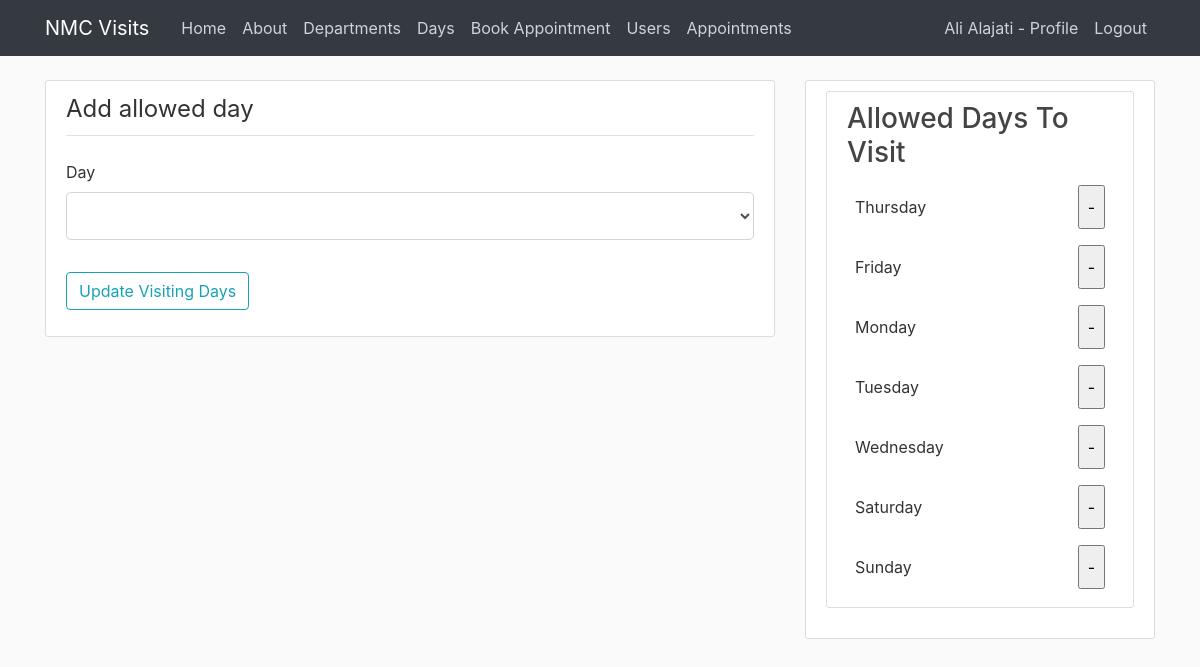
The page /allowedDaysToVisit (signed in) on the database its author committed.
### nmcvisits/models.py (models this page shows, shortened)
class User(db.Model, UserMixin):
    id = db.Column(db.Integer, primary_key=True)
    username = db.Column(db.String(100), nullable=False)
    email = db.Column(db.String(100), unique=True, nullable=False)
    password = db.Column(db.String(), nullable=False)
    company = db.Column(db.String())
    jobTitle = db.Column(db.String())
    phone = db.Column(db.String())
    imageFile = db.Column(db.String(20), nullable=False, default='default.jpg')
    role = db.Column(db.String(20), nullable=False, default="Visitor")
    notes = db.Column(db.String(300))
    appointments = db.relationship('Appointment', backref='visitor', lazy=True)

class AllowedDaysToVisit(db.Model):
    id = db.Column(db.Integer, primary_key=True)
    day = db.Column(db.String, nullable=False, unique=True)

### nmcvisits/routes.py (the view)
@app.route("/allowedDaysToVisit", methods=["POST", "GET"])
@login_required
def allowedDaysToVisit():
    form = None
    form = UpdateVisitingDays()
    if form.validate_on_submit():
        day = AllowedDaysToVisit(day=form.day.data)
        db.session.add(day)
        db.session.commit()
        return redirect(url_for("allowedDaysToVisit"))
    return render_template("allowedDaysToVisit.html", days = getAllowedDaysToVisit(), sidebar = 4, form=UpdateVisitingDays())

### nmcvisits/forms.py
class UpdateVisitingDays(FlaskForm):
    day = SelectField("Day", choices = notYetAllowedDays, validators=[DataRequired()])
    submit = SubmitField('Update Visiting Days')

### nmcvisits/helpers.py (called while the page is built)
def getAllowedDaysToVisit():
    allowedDaysToVisit = []
    rows = AllowedDaysToVisit.query.all()
    for row in rows:
        allowedDaysToVisit.append(row.day)
    return allowedDaysToVisit

def notYetAllowedDays():
    weekdays = ["Monday", "Tuesday", "Wednesday", "Thursday", "Friday", "Saturday", "Sunday"]
    notYetAllowedDays = weekdays
    rows = AllowedDaysToVisit.query.all()
    for row in rows:
        notYetAllowedDays.remove(row.day)
    return notYetAllowedDays

### nmcvisits/models.py (called while the page is built)
@login_manager.user_loader
def load_user(user_id):
    return User.query.get(int(user_id))

### nmcvisits/templates/allowedDaysToVisit.html (shortened to what this page needs)
{% extends "layout.html" %}
{% block body %}
    <div class="content-section">
        <form method="Post" action="{{url_for('allowedDaysToVisit')}}">
            <fieldset class="form-group">
                <legend class="border-bottom mb-4 pb-2">Add allowed day</legend>
                <div class="form-group">
                    {{ form.day.label(class="form-control-label") }}
                    {% if form.day.errors %}
                        {{ form.day(class="form-control form-control-lg is-invalid") }}
                        <div class="invalid-feedback">
                            {% for error in form.day.errors %}
                                <span>{{ error }}</span>
                            {% endfor %}
                        </div>
                    {% else %}
                        {{ form.day(class="form-control form-control-lg") }}
                    {% endif %}
                </div>
            </fieldset>
            <div class="form-group">
                {{ form.submit(class="btn btn-outline-info") }}
            </div>
        </form>
    </div>
{% endblock %}
{% block side %}
<div class="content-section">
    <h3>Allowed Days To Visit</h3>
        <ul class="list-group">
            {%if days %}
            {% for day in days %}
                    <form class="d-flex flex-row p-2" method="Post" action="{{url_for('deleteDay')}}">
                        <div class="d-flex align-self-stretch align-items-center">
                            <li class="d-flex">{{day}}</li>
                        </div>
                        <div class="d-flex ml-auto align-items-center">
                            <input class="p-2" type="submit" value="-">
                        </div>
                    </form>
            {% endfor %}
            {% endif %}
        </ul>
</div>
{% endblock %}

### nmcvisits/templates/layout.html (shortened to what this page needs)
<!DOCTYPE html>
<html>
<head>
    <link rel="stylesheet" href="https://maxcdn.bootstrapcdn.com/bootstrap/4.0.0/css/bootstrap.min.css">
    <link rel="stylesheet" type="text/css" href="{{ url_for('static', filename='styles.css') }}">
</head>
<body>
    <header class="site-header">
      <nav class="navbar navbar-expand-md navbar-dark bg-dark fixed-top">
        <div class="container">
          <a class="navbar-brand mr-4" href="/">NMC Visits</a>
          <div class="collapse navbar-collapse" id="navbarToggle">
            <div class="navbar-nav mr-auto">
              <a class="nav-item nav-link" href="{{ url_for('home') }}">Home</a>
              <a class="nav-item nav-link" href="{{ url_for('about') }}">About</a>
              <a class="nav-item nav-link" href="{{ url_for('departments') }}">Departments</a>
              <a class="nav-item nav-link" href="{{ url_for('allowedDaysToVisit') }}">Days</a>
              <a class="nav-item nav-link" href="{{ url_for('createAppointment') }}">Book Appointment</a>
              <a class="nav-item nav-link" href="{{ url_for('users') }}">Users</a>
              <a class="nav-item nav-link" href="{{ url_for('appointments') }}">Appointments</a>
            </div>
            <div class="navbar-nav">
              {% if current_user.is_authenticated %}
              <a class="nav-item nav-link" href="{{ url_for('profile') }}">{{current_user.username}} - Profile</a>
              <a class="nav-item nav-link" href="{{ url_for('logout') }}">Logout</a>
              {% else %}
              <a class="nav-item nav-link" href="{{ url_for('login') }}">Login</a>
              <a class="nav-item nav-link" href="{{ url_for('register') }}">Register</a>
              {% endif %}
            </div>
          </div>
        </div>
      </nav>
    </header>
    <main role="main" class="container">
      <div class="row">
        {% if sidebar %}
        <div class="col-md-{{12-sidebar}}">
        {% else %}
        <div class="col-md-12">
        {% endif %}
          {% block body %}
          {% endblock %}
        </div>
        {% if sidebar %}
        <div class="col-md-{{sidebar}}">
          <div class="content-section">
            {% block side %}
            {% endblock %}
          </div>
        </div>
        {% endif %}
      </div>
    </main>
</body>
</html>

### nmcvisits/static/styles.css (style rules this page uses)
body { background: #fafafa; color: #333333; margin-top: 5rem; }
h1, h2, h3, h4, h5, h6 { color: #444444; }
.site-header .navbar-nav .nav-link { color: #cbd5db; }
.content-section { background: #ffffff; padding: 10px 20px; border: 1px solid #dddddd; border-radius: 3px; margin-bottom: 20px; }

### rows shown on the page
User: username "Ali Alajati"
AllowedDaysToVisit: day "Thursday"
AllowedDaysToVisit: day "Friday"
AllowedDaysToVisit: day "Monday"
AllowedDaysToVisit: day "Tuesday"
AllowedDaysToVisit: day "Wednesday"
AllowedDaysToVisit: day "Saturday"
AllowedDaysToVisit: day "Sunday"
